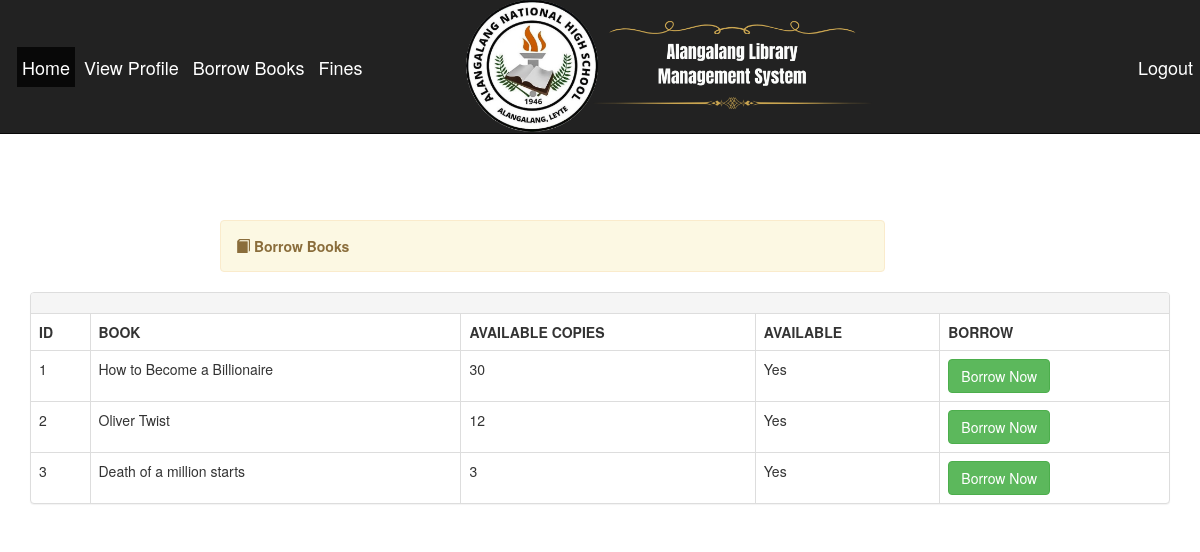
Before: /borrow-student.php with the older database file.
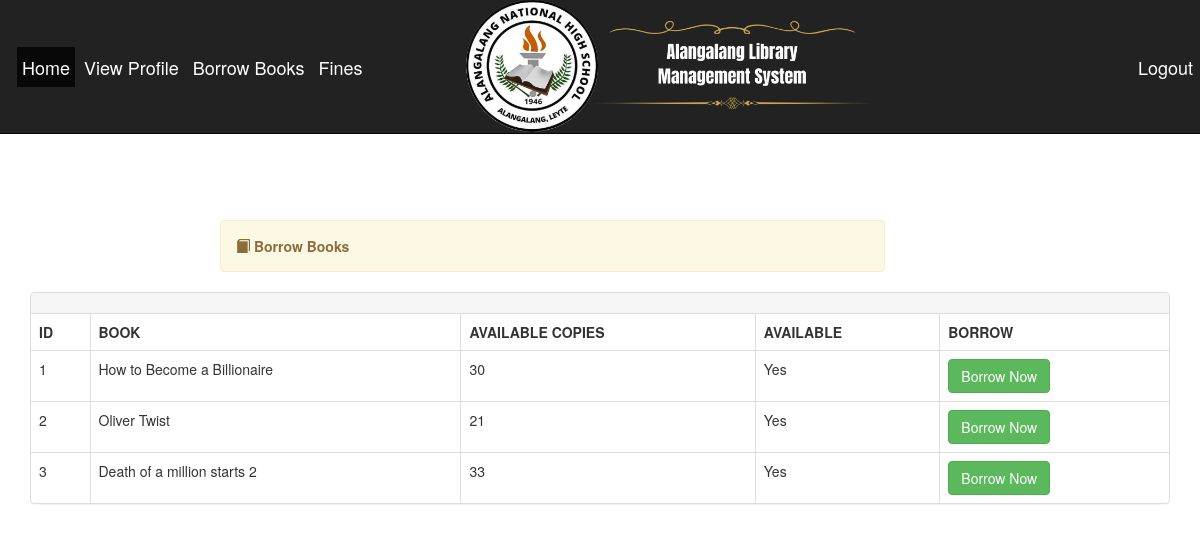
After: the same page with the newer database file.
### tables this page shows
CREATE TABLE `books` (
  `bookId` int(11) NOT NULL,
  `bookTitle` varchar(150) NOT NULL,
  `author` varchar(60) NOT NULL,
  `ISBN` varchar(30) NOT NULL,
  `bookCopies` varchar(10) NOT NULL,
  `publisherName` varchar(60) NOT NULL,
  `available` varchar(10) NOT NULL,
  `categories` varchar(30) NOT NULL,
  `callNumber` varchar(30) NOT NULL
);

### borrow-student.php (the view, shortened to what this page needs)
<?php
include "includes/header.php";
?>
<div class="container">
	<?php include "includes/nav2.php"; ?>
	<div class="alert alert-warning col-lg-7 col-md-12 col-sm-12 col-xs-12 col-lg-offset-2 col-md-offset-0 col-sm-offset-1 col-xs-offset-0" style="margin-top:70px">
		<span class="glyphicon glyphicon-book"></span>
		<strong>Borrow Books</strong>
	</div>
</div>
<div class="container">
	<div class="panel panel-default">
		<div class="panel-heading">
		</div>
		<table class="table table-bordered">
			<thead>
				<tr>
					<th>ID</th>
					<th>BOOK</th>
					<th>AVAILABLE COPIES</th>
					<th>AVAILABLE</th>
					<th>BORROW</th>
				</tr>
			</thead>
			<tbody>
				<?php
				$sql = "SELECT * FROM books";
				$query = mysqli_query($conn, $sql);
				$counter = 1;
				while ($row = mysqli_fetch_array($query)) {
					?>
						<tr>
							<td><?php echo $counter++; ?></td>
							<td><?php echo $row['bookTitle']; ?></td>
							<td><?php echo $row['bookCopies']; ?></td>
							<td><?php echo $row['bookCopies'] > 0 ? 'Yes' : 'No'; ?></td>
							<td>
								<?php if($row['bookCopies'] > 0) { ?>
									<a href="lend-student.php?bid=<?php echo $row['bookId'] ?>" class="btn btn-success">Borrow Now</a>
								<?php } else { ?>
									<span class="btn btn-default" disabled>Borrow Now</span>
								<?php } ?>
							</td>
						</tr>
					<?php } ?>
			</tbody>
		</table>
	</div>
</div>
</body>
</html>

Changed rows visible on the page:
changed books "Oliver Twist": bookCopies "12" → "21"
changed books: bookTitle "Death of a million starts" → "Death of a million starts 2"; bookCopies "3" → "33"
